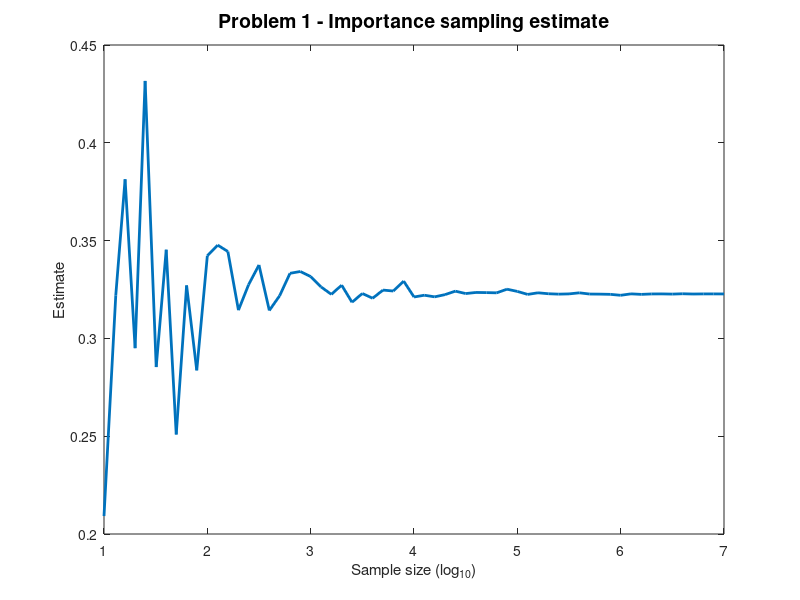

MATLAB code to generate this figure:
% Problem 1: Importance sampling to estimate an integral

clear;

rng(2019);
y = 0.5;
N_range = round(10.^(1:0.1:7));
est_seq = [];
for i = 1:length(N_range)
    data = exprnd(1/3, 1, N_range(i)); % Parameter = 3, Generate (1 x i) samples
    Z_est = mean(exp(-(y - data).^2/2)) / 3;
    theta_est = mean(data .* exp(-(y - data).^2/2)) / (3 * Z_est);
    est_seq(i) = theta_est;
end

figure(1); clf;
plot(log10(N_range), est_seq, 'LineWidth', 2);
xlabel("Sample size (log_{10})");
ylabel("Estimate");
title("Problem 1 - Importance sampling estimate", "FontSize", 14);